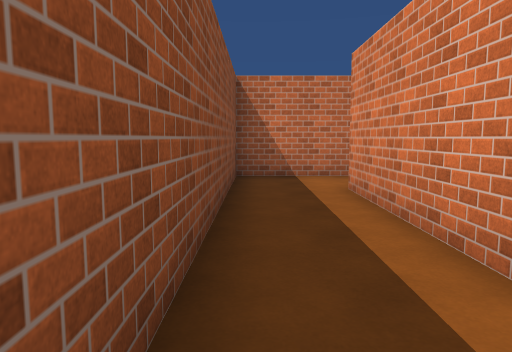
View 1 (above)

13 first-person views from a walk through a 3-D level made in the Unity game engine. The camera is 1.4 m above the floor, tilts 6° down and sees 70° across. The floor is counted in squares, 1.8 m on a side. Each view is taken from the middle of a square. On the plan, view 1 faces up. The plan holds only what a view shows up to about 12 squares ahead; the rest is blank. The place goes on beyond the plan. The player character is not drawn. Surface patterns are stand-ins for the level's own textures.

View 2
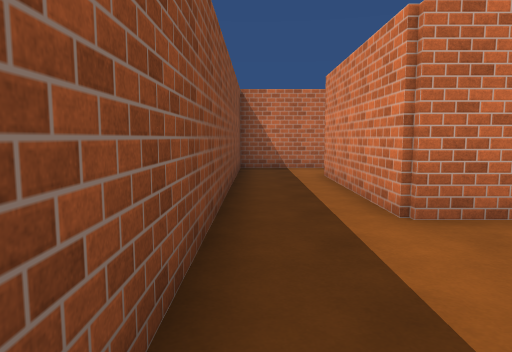

View 3
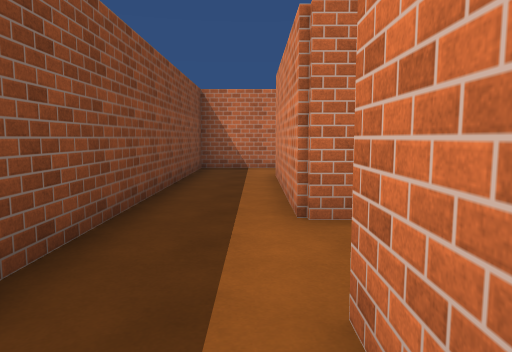

View 4
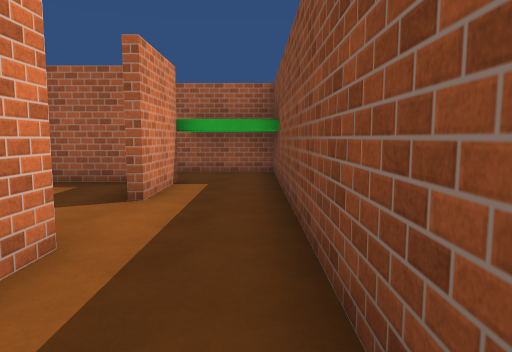

View 5
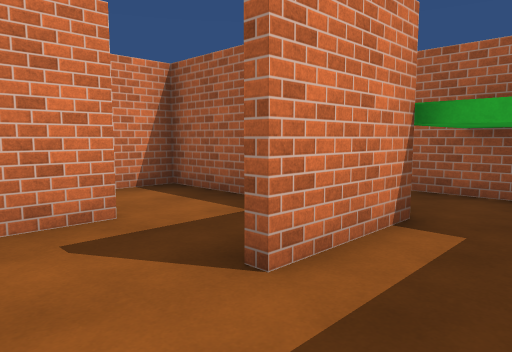

View 6
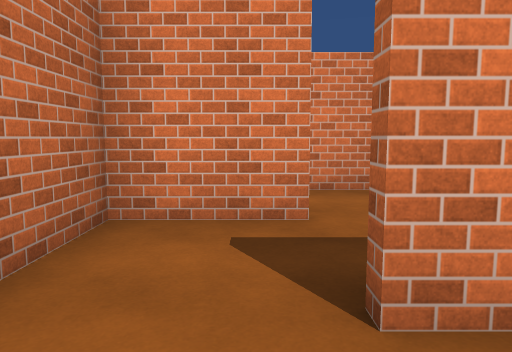

View 7
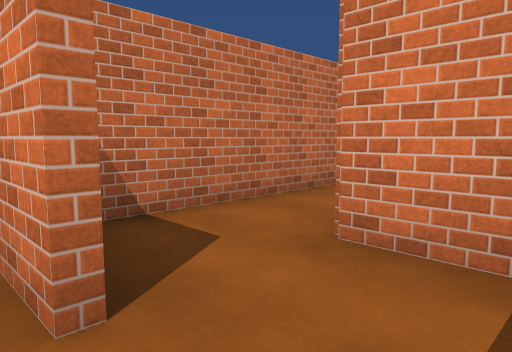

View 8
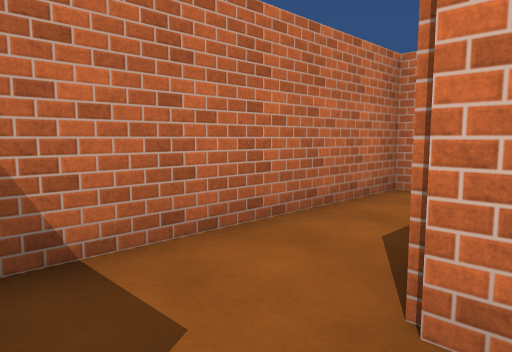

View 9
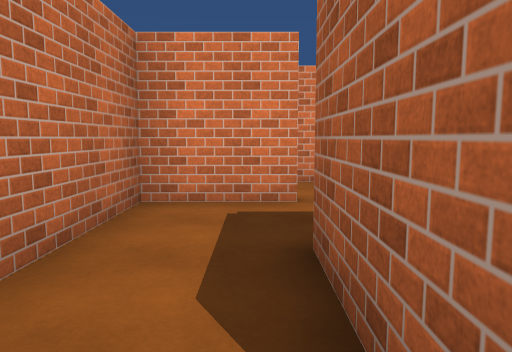

View 10
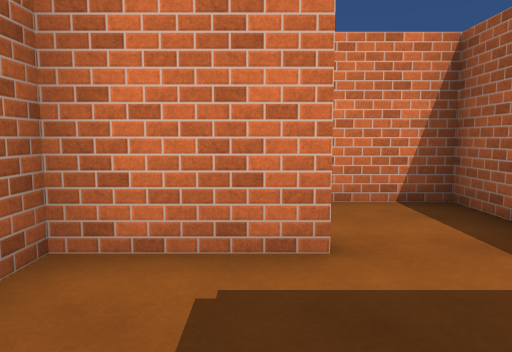

View 11
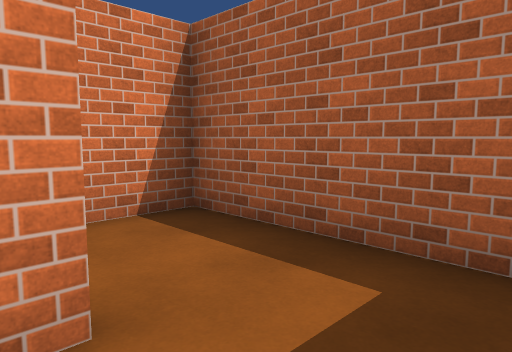

View 12
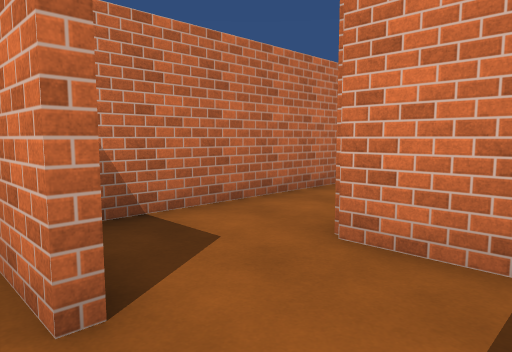

View 13
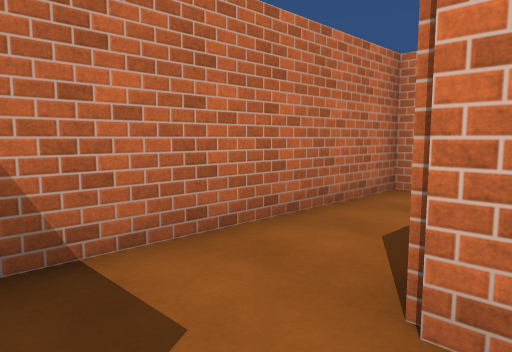

### Floor plan
Points are (right, up) in squares from view 1. A wall is a line through its corners. A room is listed if a view was taken in it or the views show most of it. See-through windows are left out.
Room 1 (views 1, 2, 3, 4, 5, 6)
walls: (1.4, 1.4) (1.4, 5.5); (-0.5, -2.4) (1.4, -2.4) (1.4, -0.5); (2, 7.4) (-0.4, 7.4) (-0.4, -2.8)
ways out: opening at (2, 0) to room 2; opening at (1, 6)
Room 2 (views 7, 8, 9, 10)
walls: (3.4, -0.6) (3.4, 1.4) (1.4, 1.4); (2.2, -2.4) (5.4, -2.4) (5.4, -0.4) (7.5, -0.4); (7.4, 1.4) (4.2, 1.4)
ways out: opening at (2, 0) to room 1; opening at (6.5, 0) to room 3
Room 3 (views 11, 12, 13)
walls: (9.4, -0.6) (9.4, 1.4) (7.4, 1.4); (8.4, -2.4) (11.4, -2.4) (11.4, -0.4); (11.4, 1.4) (10.2, 1.4)
ways out: opening at (6.5, 0) to room 2; opening at (12.5, 0)

Where each view was taken, in squares from view 1:
view 1: 0 up, 0 right, facing up
view 2: 2 down, 0 right, facing up
view 3: 2 down, 1 right, facing up
view 4: 4 up, 0 right, facing down
view 5: 1 up, 0 right, facing down-right
view 6: 0 up, 0 right, facing right
view 7: 2 down, 3 right, facing up-right
view 8: 1 down, 4 right, facing up-right
view 9: 0 up, 5 right, facing right
view 10: 0 up, 7 right, facing right
view 11: 0 up, 8 right, facing down-right
view 12: 2 down, 9 right, facing up-right
view 13: 1 down, 10 right, facing up-right
